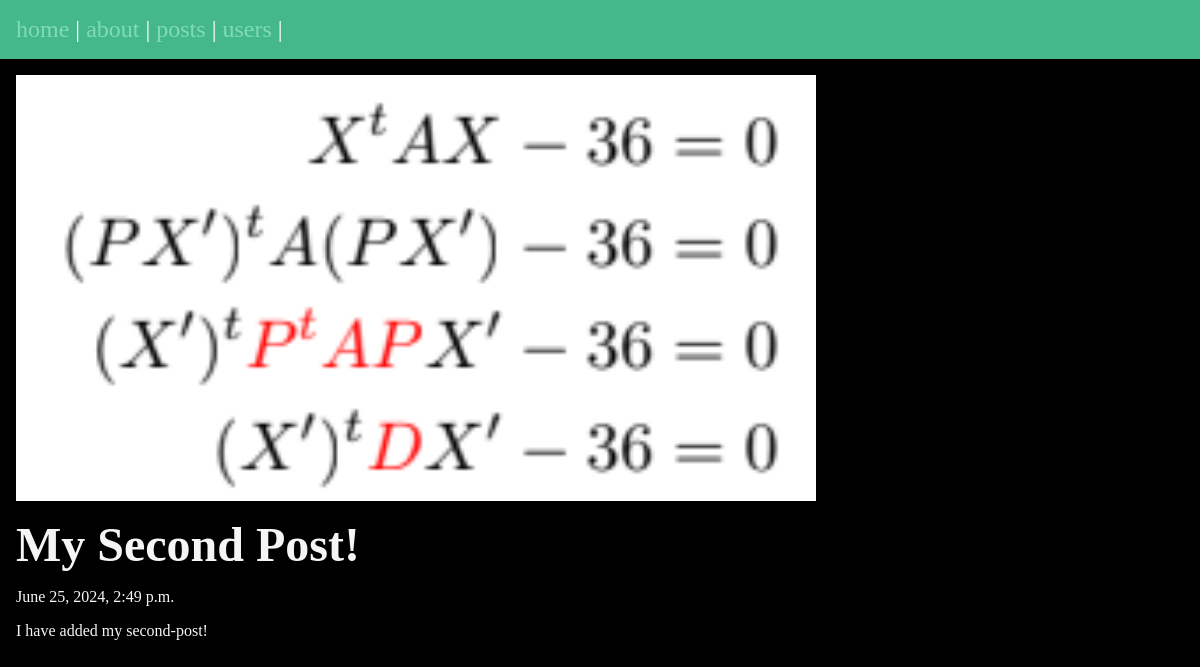
Screenshot of /posts/second-post with the database file from the repository.
### posts/models.py (models this page shows, shortened)
class Post(models.Model):
    title = models.CharField(max_length=75)
    body = models.TextField()
    slug = models.SlugField()
    date = models.DateTimeField(auto_now_add=True)
    banner = models.ImageField(default='fallback.png', blank=True)

### posts/views.py (the view)
# urls.py: path('<slug:slug>', views.post_page, name='page'),
def post_page(request, slug):
    post = Post.objects.get(slug=slug)
    return render(request, 'posts/post_page.html', {'post': post})

### posts/templates/posts/post_page.html (shortened to what this page needs)
{% extends 'layout.html' %}
{% block content %}
<section>
    <img
        class="banner"
        src="{{ post.banner.url }}"
        alt="{{ post.title }}"
    >
    <h1>{{post.title}}</h1>
    <p>{{post.date}}</p>
    <p>{{post.body}}</p>
</section>
{% endblock %}

### static/css/style.css (style rules this page uses)
* { margin: 0; padding: 0; box-sizing: border-box; }
body { min-height: 100vh; background-color: black; color: whitesmoke; font-size: 2rem; }
section { display: flex; flex-flow: column; gap: 1rem; }
h1 { font-size: 3rem; }
p { font-size: 1rem; }
.banner { display: block; width: 100%; max-width: 800px; }

### rows the page displays
Post: banner (picture), title "My Second Post!", date "June 25, 2024, 2:49 p.m.", body "I have added my second-post!"
